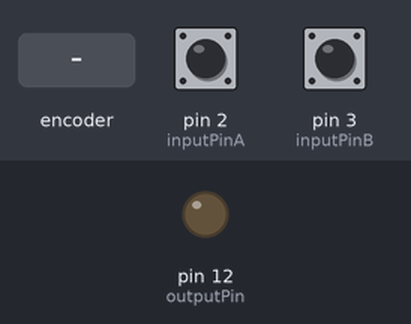
A sketch run on a simulated Arduino Uno, built with avr-gcc and run on an emulated ATmega328P. On the bench: output pins drawn as LEDs (lit = HIGH). Inputs (shaded band) come from the test bench; at power-on: pin 2 (inputPinA) HIGH, pin 3 (inputPinB) HIGH.

Above: at 1.2 s.
1.3 s: rotary encoder on pin 2 (inputPinA) / pin 3 (inputPinB) turned 1 step (first pin leading)
At 2.6 s:
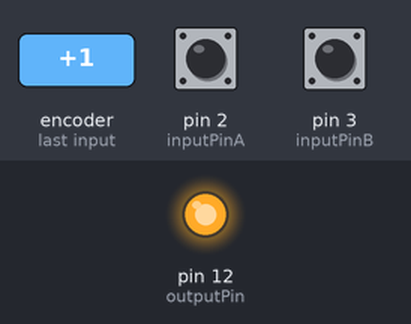
Timing chart, 0 to 4.3 s (numbered marks = the images above; inputs shaded):
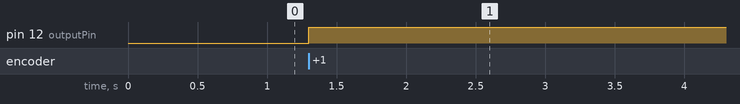

The sketch:

HotWaterRecirculating_RemoteController.ino
```cpp
const byte inputPinA = 2;
const byte inputPinB = 3;
const byte outputPin = 12;

const unsigned long periodA = 120000;
const unsigned long periodB = 240000;

struct RelayInfo
{
  unsigned long lastHight = 0;
  unsigned long period;
  bool isOn = false;
  byte pin;
} relayA, relayB;

void readState(RelayInfo* relayInfo, unsigned long now)
{
  if (digitalRead(relayInfo->pin) == LOW)
  {
    relayInfo->lastHight = now;
    relayInfo->isOn = true;
  }
}

void checkPeriod(RelayInfo* relayInfo, unsigned long now)
{
  if (relayInfo->isOn)
  {
    unsigned long diff = now - relayInfo->lastHight;
    if (diff > relayInfo->period)
    {
      relayInfo->isOn = false;
    }
  }
}

void setup() {
  relayA.period = periodA;
  relayA.pin = inputPinA;
  relayB.period = periodB;
  relayB.pin = inputPinB;

  pinMode(inputPinA, INPUT_PULLUP);
  pinMode(inputPinB, INPUT_PULLUP);
  pinMode(outputPin, OUTPUT);
}

void loop() {
  unsigned long now = millis();

  readState(&relayA, now);
  readState(&relayB, now);

  checkPeriod(&relayA, now);
  checkPeriod(&relayB, now);

  digitalWrite(outputPin, relayA.isOn || relayB.isOn ? HIGH : LOW);
}
```

Measured:
- after the input at 1.3 s, pin 12 (outputPin): LOW → HIGH at once
